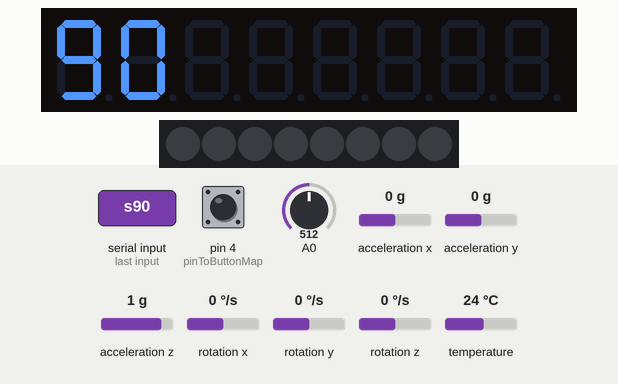
This sketch was run on a simulated Arduino Leonardo, built with avr-gcc and run on an emulated ATmega32U4. Shown: 8-digit seven-segment display, 8 RGB LEDs in strip order, left to right. The inputs (shaded band) are chosen by the test bench; at power-on: pin 4 (pinToButtonMap) HIGH, A0 = 512, acceleration x 0 g, acceleration y 0 g, acceleration z 1 g, rotation x 0 °/s, rotation y 0 °/s, rotation z 0 °/s, temperature 24 °C. USB keyboard and mouse output is not drawn.

1.3 s: "r" received over Serial
2.8 s: "s90\n" received over Serial
Above: at 3.8 s.
Timing chart, 0 to 5.8 s (numbered marks = the images above; inputs shaded):
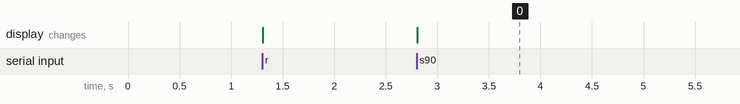

Measured:
- after the input at 2.8 s, the display: changes at once (image 0)

The sketch:

start.ino
```cpp
#include <Joystick.h>
#include <Adafruit_MPU6050.h>
#include <Adafruit_Sensor.h>
//#include <Wire.h>
#include <math.h>
#include <TM1638plus.h>

/// Joystick
Joystick_ Joystick;

/// Accelerometer
Adafruit_MPU6050 mpu;

/// tm1638 display
#define  STROBE_TM 7 // strobe = GPIO connected to strobe line of module
#define  CLOCK_TM 9  // clock = GPIO connected to clock line of module
#define  DIO_TM 8 // data = GPIO connected to data line of module
bool high_freq = false; //default false, If using a high freq CPU > ~100 MHZ set to true.
TM1638plus tm(STROBE_TM, CLOCK_TM , DIO_TM, high_freq);

/// Serial in
char income;
String buff = "";

// Constant that maps the phyical pin to the joystick button.
const int pinToButtonMap = 4;

// Last state of the button
int lastButtonState[9] = {0,0,0,0,0,0,0,0,0};
byte keys = 0;
byte oldKeys = keys;
byte leds = 1;
int i=0, d = 0;
int steeringWheelPosition = 0;
sensors_event_t a, g, temp;
unsigned long StartTime;
unsigned long ElapsedTime;

int accelerator = 0;
int brake = 0;


void readSteeringData()
{
  keys = tm.readButtons();
  mpu.getEvent(&a, &g, &temp);
  long a = analogRead(A0);
  //Serial.println(a);
  //Serial.println(255*(a-600)/423);
  //delay(500);
  if(a > 600)
  {
    accelerator = 0;
    brake = 255*(a-600)/423;
  }
  else if(a < 500)
  {
    accelerator = (-51)*a/100 + 255;
    brake = 0;
  }
  else
  {
    accelerator = 0;
    brake = 0;
  }
}

void setJoystick()
{
  Joystick.setYAxis(brake);
  Joystick.setZAxis(accelerator);
  { // button 0
    int currentButtonState = !digitalRead(pinToButtonMap);
    if (currentButtonState != lastButtonState[0])
    {
      Joystick.setButton(0, currentButtonState);
      lastButtonState[0] = currentButtonState;
    }
  }

  if(keys != oldKeys)
  {
    for(int i=0; i<8; i++) // buttons 1-8
    {
      int currentButtonState = (keys >> i) & 0b00000001;
      if (currentButtonState != lastButtonState[i+1])
      {
        Joystick.setButton(i+1, currentButtonState);
        lastButtonState[i+1] = currentButtonState;
      }
    }
    oldKeys = keys;
  }

  //if(fabs(g.gyro.z) > 0.15)
  {
    ElapsedTime = micros() - StartTime;
    //steeringWheelPosition = steeringWheelPosition - (g.gyro.z*ElapsedTime/20);
    steeringWheelPosition = -255 * atan(a.acceleration.y / sqrt(a.acceleration.x * a.acceleration.x + a.acceleration.z * a.acceleration.z))/(M_PI/2);
    if(steeringWheelPosition < -255)
      Joystick.setXAxis(-255);
    else if(steeringWheelPosition > 255)
      Joystick.setXAxis(255);
    else Joystick.setXAxis(steeringWheelPosition);
    //Serial.println(steeringWheelPosition);
  }


}

void readAndPrintTelemetry()
{
  if (Serial.available() > 0) {
    // read incoming serial data:
    income = Serial.read();
    if(income == 's')
      {
          do
          {
            income = Serial.read();
            if(income >= '0' && income <= '9')
              buff += income;
              if(buff.length() == 3) break;
          } while(income >= '0' && income <= '9');
          for(int i=0; i<3; i++)
          {
            if(i>buff.length())tm.displayASCII(i, ' ');
            else tm.displayASCII(i, buff[i]);
          }
          buff = "";
      }
    if(income == 'g')
    {
          income = Serial.read();
          if((income >= '0' && income <= '9') || income == 'R' || income == 'N')
           {
              buff += income;
              tm.displayASCII(4, buff[0]);
           }
          buff = "";
    }
    if(income == 'p')
    {
      do
          {
            income = Serial.read();
            if(income >= '0' && income <= '9')
              buff += income;
              if(buff.length() == 2) break;
          } while(income >= '0' && income <= '9');
          if(buff.length() == 2)
          {
            tm.displayASCII(6, buff[0]);
            tm.displayASCII(7, buff[1]);
          }
          else if(buff.length() == 1)
          {
            if(buff != "0")
            {
              tm.displayASCII(6, ' ');
              tm.displayASCII(7, buff[0]);
            }
          }
          buff = "";
    }
    if(income == 'r')
    {
      do
          {
            income = Serial.read();
            if(income >= '0' && income <= '9')
              buff += income;
              if(buff.length() == 3) break;
          } while(income >= '0' && income <= '9');
          byte revs = buff.toInt();
          for(int i=0; i<8*revs/100; i++)
          {
            tm.setLED(i, 1);
          }

          for(int i=8*revs/100 + 1; i<8; i++)
          {
            tm.setLED(i, 0);
          }
          buff = "";
    }
  }
}

void setup() {

  /// tm1638 part
  tm.displayBegin();

  /// Joystick part
  // Initialize Button Pins
  pinMode(4, INPUT_PULLUP);

  pinMode(A0, INPUT_PULLUP);

  // Initialize Joystick Library
  Joystick.begin();
  Joystick.setXAxisRange(-255, 255);
  Joystick.setYAxisRange(0, 255);
  Joystick.setZAxisRange(0, 255);
  Joystick.setAcceleratorRange(0, 255);
  Joystick.setBrakeRange(0, 255);


  /// Accelerometer part

  mpu.setAccelerometerRange(MPU6050_RANGE_2_G);
  mpu.setGyroRange(MPU6050_RANGE_500_DEG);
  mpu.setFilterBandwidth(MPU6050_BAND_21_HZ);
  mpu.begin();

  if(a.acceleration.x > 0)
  {
    steeringWheelPosition = -255 * atan(a.acceleration.y / a.acceleration.x)/(M_PI/2);
    //steeringWheelPosition = 255 * atan(a.acceleration.x / sqrt(a.acceleration.y * a.acceleration.y + a.acceleration.z * a.acceleration.z))/(M_PI/2);
    Joystick.setXAxis(steeringWheelPosition);
  }

  //StartTime = micros();
}


void loop() {

for(int j=0; j<3; j++)
 {
  readSteeringData();
  //StartTime = micros();
  setJoystick();
 }

  readAndPrintTelemetry();


}
```
